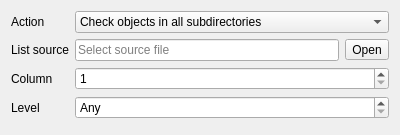
<?xml version="1.0" encoding="UTF-8"?>
<ui version="4.0">
 <class>ItemsvalWidget</class>
 <widget class="QWidget" name="ItemsvalWidget">
  <property name="geometry">
   <rect>
    <x>0</x>
    <y>0</y>
    <width>400</width>
    <height>135</height>
   </rect>
  </property>
  <property name="windowTitle">
   <string>Check objects from file</string>
  </property>
  <property name="windowIcon">
   <iconset theme="edit-select-all">
    <normaloff>.</normaloff>.</iconset>
  </property>
  <layout class="QFormLayout" name="formLayout">
   <property name="fieldGrowthPolicy">
    <enum>QFormLayout::AllNonFixedFieldsGrow</enum>
   </property>
   <property name="rowWrapPolicy">
    <enum>QFormLayout::DontWrapRows</enum>
   </property>
   <property name="labelAlignment">
    <set>Qt::AlignLeading|Qt::AlignLeft|Qt::AlignVCenter</set>
   </property>
   <property name="formAlignment">
    <set>Qt::AlignLeading|Qt::AlignLeft|Qt::AlignTop</set>
   </property>
   <item row="0" column="0">
    <widget class="QLabel" name="actionLabel">
     <property name="text">
      <string>Action</string>
     </property>
     <property name="buddy">
      <cstring>actionCombo</cstring>
     </property>
    </widget>
   </item>
   <item row="0" column="1">
    <widget class="QComboBox" name="actionCombo">
     <item>
      <property name="text">
       <string>Check objects in all subdirectories</string>
      </property>
     </item>
     <item>
      <property name="text">
       <string>Check objects in any subdirectories</string>
      </property>
     </item>
     <item>
      <property name="text">
       <string>Deny selected objects in subdiriectories</string>
      </property>
     </item>
     <item>
      <property name="text">
       <string>Validate file names by regular expression</string>
      </property>
     </item>
     <item>
      <property name="text">
       <string>Validate dir names by regular expression</string>
      </property>
     </item>
     <item>
      <property name="text">
       <string>Validate object names by regular expression</string>
      </property>
     </item>
    </widget>
   </item>
   <item row="1" column="0">
    <widget class="QLabel" name="pathLabel">
     <property name="text">
      <string>List source</string>
     </property>
     <property name="buddy">
      <cstring>pathButton</cstring>
     </property>
    </widget>
   </item>
   <item row="1" column="1">
    <layout class="QHBoxLayout" name="pathLayout">
     <item>
      <widget class="QLineEdit" name="pathEdit">
       <property name="readOnly">
        <bool>true</bool>
       </property>
       <property name="placeholderText">
        <string>Select source file</string>
       </property>
      </widget>
     </item>
     <item>
      <widget class="QToolButton" name="pathButton">
       <property name="text">
        <string>Open</string>
       </property>
       <property name="icon">
        <iconset theme="document-open">
         <normaloff>.</normaloff>.</iconset>
       </property>
      </widget>
     </item>
    </layout>
   </item>
   <item row="2" column="0">
    <widget class="QLabel" name="columnLabel">
     <property name="text">
      <string>Column</string>
     </property>
     <property name="buddy">
      <cstring>columnSpin</cstring>
     </property>
    </widget>
   </item>
   <item row="2" column="1">
    <widget class="QSpinBox" name="columnSpin">
     <property name="minimum">
      <number>1</number>
     </property>
     <property name="maximum">
      <number>99</number>
     </property>
    </widget>
   </item>
   <item row="3" column="0">
    <widget class="QLabel" name="levelLabel">
     <property name="text">
      <string>Level</string>
     </property>
     <property name="buddy">
      <cstring>levelSpin</cstring>
     </property>
    </widget>
   </item>
   <item row="3" column="1">
    <widget class="QSpinBox" name="levelSpin">
     <property name="specialValueText">
      <string comment="level">Any</string>
     </property>
     <property name="minimum">
      <number>-1</number>
     </property>
     <property name="maximum">
      <number>99</number>
     </property>
     <property name="value">
      <number>-1</number>
     </property>
    </widget>
   </item>
  </layout>
 </widget>
 <tabstops>
  <tabstop>actionCombo</tabstop>
  <tabstop>pathEdit</tabstop>
  <tabstop>pathButton</tabstop>
  <tabstop>columnSpin</tabstop>
  <tabstop>levelSpin</tabstop>
 </tabstops>
 <resources/>
 <connections/>
</ui>
